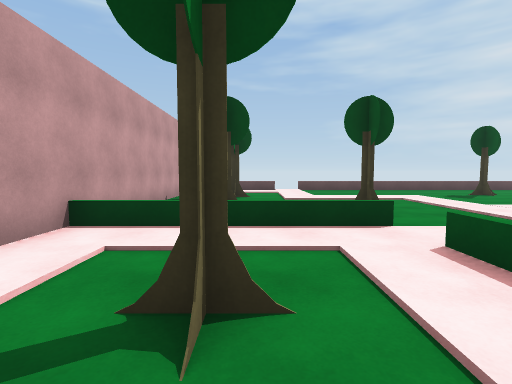
View 1 (above)

12 first-person views from a walk through a Unity game level. The camera is 1.4 m above the floor, tilts 4° down and sees 85° across. The floor is counted in squares, 2 m on a side. Each view is taken from the middle of a square. On the plan, view 1 faces up. The plan holds only what a view shows up to about 9 squares ahead; the rest is blank. Surface patterns are stand-ins for the level's own textures.

View 2
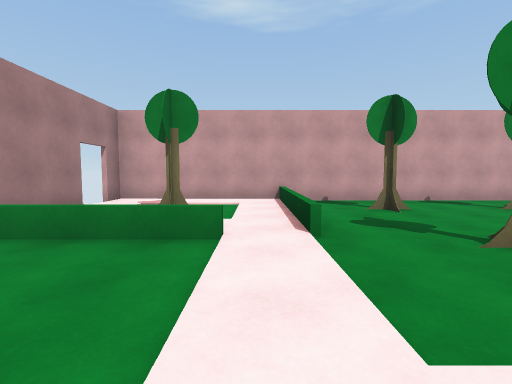

View 3
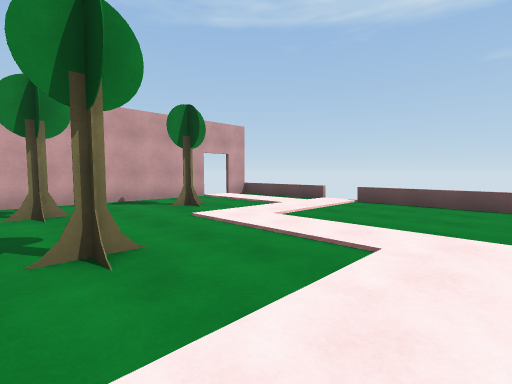

View 4
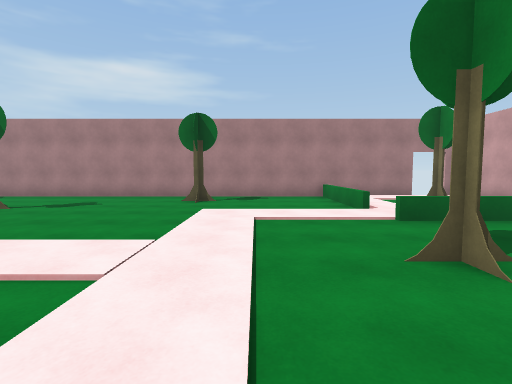

View 5
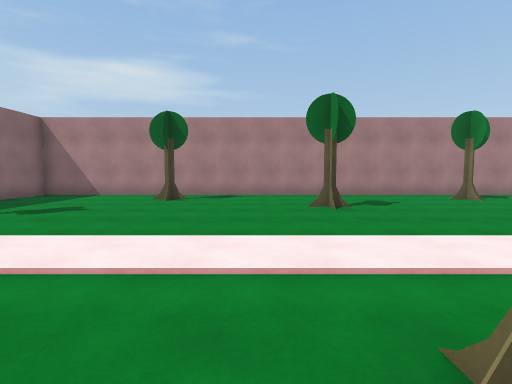

View 6
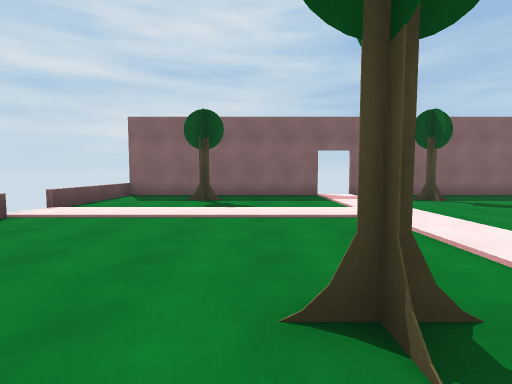

View 7
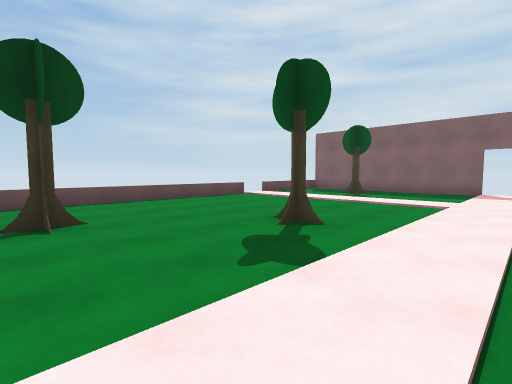

View 8
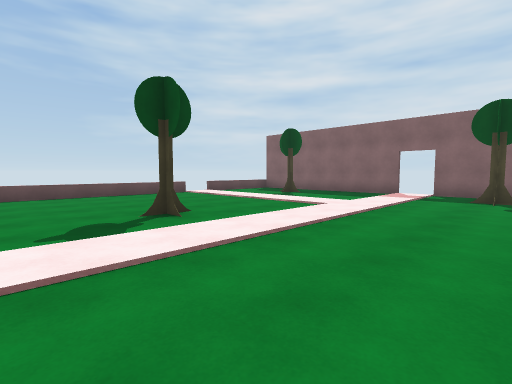

View 9
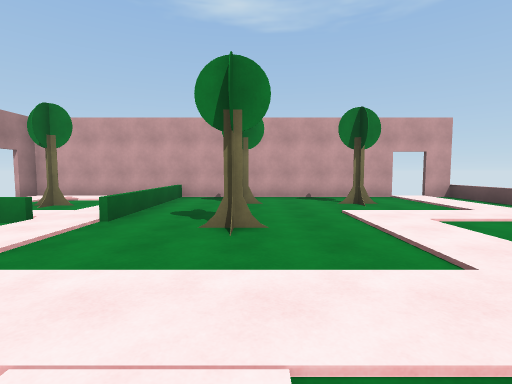

View 10
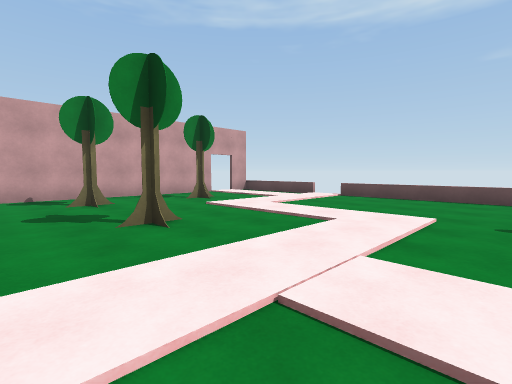

View 11
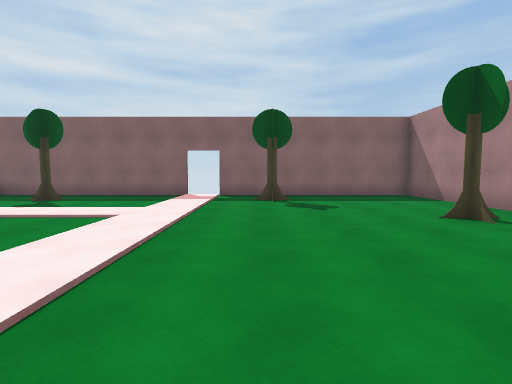

View 12
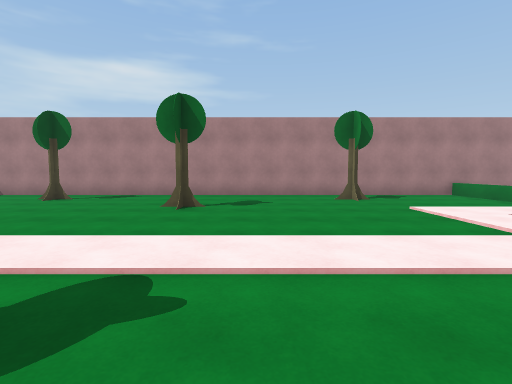

### Floor plan
Ten units are one square. View 1 is at (0, 0); x grows to the right and y downward. Boxes are objects, and circles mark ways between rooms. Rooms are numbered by the first view taken in them; rooms with no view inside come last. Other rooms are left out.
<svg viewBox="-35 -125 220 140">
<path fill="none" stroke="#000" d="M-9 6 21 6M-24 -39 -24 6 -18 6M18 -19 18 -26M19 -36 -25 -36M21 6 175 6 175 -51M175 -60 175 -119M-24 -119 -24 -39M58 -119 18 -119M19 -26 19 6M134 -119 72 -119M9 -119 -24 -119M-25 -38 19 -38M175 -119 142 -119"/>
<rect x="-5" y="-15" width="10" height="10" fill="#bbb"><title>tree</title></rect>
<rect x="-15" y="-65" width="10" height="10" fill="#bbb"><title>tree</title></rect>
<rect x="-15" y="-85" width="10" height="10" fill="#bbb"><title>tree</title></rect>
<rect x="15" y="-65" width="10" height="10" fill="#bbb"><title>tree</title></rect>
<rect x="45" y="-15" width="10" height="10" fill="#bbb"><title>tree</title></rect>
<rect x="75" y="-95" width="10" height="10" fill="#bbb"><title>tree</title></rect>
<rect x="85" y="-25" width="10" height="10" fill="#bbb"><title>tree</title></rect>
<rect x="95" y="-75" width="10" height="10" fill="#bbb"><title>tree</title></rect>
<rect x="125" y="-15" width="10" height="10" fill="#bbb"><title>tree</title></rect>
<rect x="155" y="-45" width="10" height="10" fill="#bbb"><title>tree</title></rect>
<rect x="155" y="-95" width="10" height="10" fill="#bbb"><title>tree</title></rect>
<circle cx="20" cy="-30" r="3" fill="#2a7"/>
<text x="0" y="-20">1</text>
<text x="80" y="-60">2</text>
</svg>
Room 1 opens to room 2.

Where each view was taken, in squares from view 1:
view 1: 0 up, 0 right, facing up
view 2: 3 up, 5 right, facing left
view 3: 5 up, 5 right, facing up-left
view 4: 8 up, 4 right, facing down
view 5: 8 up, 11 right, facing down
view 6: 8 up, 9 right, facing right
view 7: 5 up, 7 right, facing up-right
view 8: 3 up, 8 right, facing up-right
view 9: 6 up, 6 right, facing left
view 10: 4 up, 6 right, facing up-left
view 11: 4 up, 9 right, facing right
view 12: 8 up, 8 right, facing down
